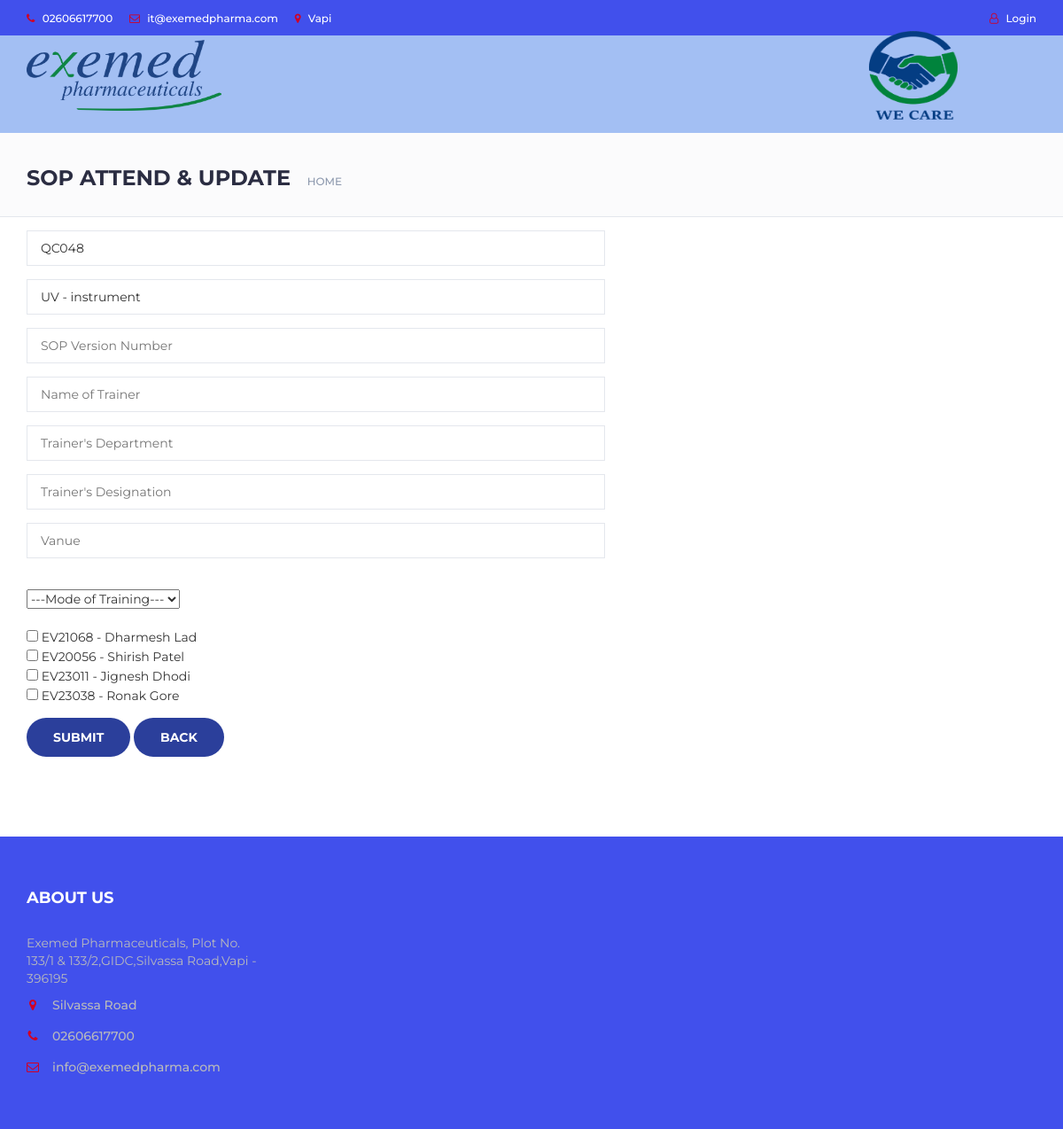
Screenshot of /trn_attend/102 with the database file from the repository.
### myapp/models.py (models this page shows, shortened)
class Trn_entry(models.Model):
    trn_created = models.ForeignKey(
        User_trn, on_delete=models.CASCADE, null=True)
    current_status = models.CharField(max_length=10, default="Entry")
    cpname = models.CharField(max_length=100)
    sop_create_time = models.DateTimeField( null=True)
    dpname = models.CharField(max_length=100)
    emp_name = models.CharField(max_length=100, null=True)
    emp_name_assign = models.CharField(max_length=100, null=True)
    sch_date = models.CharField(max_length=100, null=True)
    trn_asgn_status = models.BooleanField(default=False)
    sop_assign_time = models.DateTimeField( null=True)
    sop_ver = models.CharField(max_length=100, null=True)
    trnr_name = models.CharField(max_length=100, null=True)
    trnr_dept = models.CharField(max_length=100, null=True)
    trnr_desn = models.CharField(max_length=100, null=True)
    vanue = models.CharField(max_length=100, null=True)
    mode_trn = models.CharField(max_length=100, null=True)
    trn_attend_status = models.BooleanField(default=False)
    trn_attend_time = models.DateTimeField( null=True)
    reason = models.CharField(max_length=100, null=True)
    trn_edit_status = models.BooleanField(default=False)
    trn_edit_time = models.DateTimeField( null=True)
    trn_start_time = models.DateTimeField( null=True)
    trn_start_status = models.BooleanField(default=False)
    trn_end_time = models.DateTimeField( null=True)
    trn_end_status = models.BooleanField(default=False)
    viva_voice = models.CharField(max_length=100, null=True)
    written_test = models.CharField(max_length=100, null=True)
    trn_evalu_status = models.BooleanField(default=False)
    trn_evalu_time = models.DateTimeField( null=True)
    trn_one_status = models.BooleanField(default=False)
    trn_exit_time = models.DateTimeField( null=True)
    operator = models.ForeignKey(
        User_trn, related_name='operator', null=True, on_delete=models.CASCADE)
    manager = models.ForeignKey(
        User_trn, related_name='manager', null=True, on_delete=models.CASCADE)
    trn_approve_time = models.DateTimeField( null=True)
    verifier = models.ForeignKey(
        User_trn, related_name='verifier', null=True, on_delete=models.CASCADE)
    verify_status = models.BooleanField(default=False)
    rgp_verify_time = models.DateTimeField(null=True)
    approver = models.ForeignKey(
        User_trn, related_name='approver', null=True, on_delete=models.CASCADE)
    approve_status = models.BooleanField(default=False)

class User_trn(models.Model):
    fname = models.CharField(max_length=100)
    lname = models.CharField(max_length=100)
    email = models.CharField(max_length=100)
    password = models.CharField(max_length=100)
    usertype = models.CharField(max_length=100, choices=user_type)
    department=models.CharField(max_length=100,choices=dept,null=True)

### myapp/views.py (the view)
# urls.py: path('trn_attend/<int:pk>', views.trn_attend, name='trn_attend'),
def trn_attend(request , pk):
    if request.method == "POST":
        trn_entrys = Trn_entry.objects.get(id=pk)
        user = User_trn.objects.get(email=request.session['email'])
        trn_entrys.trn_sender = user
        trn_entrys.sop_ver = request.POST['sver']
        MY_EMP=request.POST.getlist('emp_name[]')
        trn_entrys.trnr_name = request.POST['trn_nm']
        trn_entrys.trnr_dept = request.POST['trn_dp']
        trn_entrys.trnr_desn = request.POST['trn_dgn']
        trn_entrys.vanue = request.POST['vnu']
        trn_entrys.mode_trn = request.POST['mode_trn']
        trn_entrys.emp_name_assign = ','.join(MY_EMP)
        trn_entrys.trn_attend_status = True
        trn_entrys.trn_attend_time = timezone.now()
        trn_entrys.save()
        msg = "Training updated successfully"
        return render(request, 'trn_view01.html', {'trn_entrys': trn_entrys, 'msg': msg})
    else:
        trn_entrys = Trn_entry.objects.get(id=pk)
        email_list=trn_entrys.emp_name.split(",")
        user_data=User_trn.objects.filter(email__in=email_list)
        return render(request, 'trn_view01.html', {'trn_entrys': trn_entrys,'user_data':user_data})

### myapp/templates/trn_view01.html (shortened to what this page needs)
{% extends 'header.html' %}
{% load static %}
{% block content %}
<!DOCTYPE html>
<html lang="en">
<div id="breadcrumb" class="section">
	<div class="container">
		<div class="row">
			<div class="col-md-12">
				<h3 class="breadcrumb-header">SOP Attend & Update</h3>
				<ul class="breadcrumb-tree">
					<li><a href="{% url 'back' %}">Home</a></li>
				</ul>
			</div>
		</div>
	</div>
</div>
<div class="section">
	<div class="container">
		<div class="row">
			<div class="col-md-7">
				<div class="billing-details">
					<div class="top_set">
						<form name="#" method="post" action="{% url 'trn_attend' trn_entrys.id %}"
							enctype="multipart/form-data">
							<div class="form-group">
								<input class="input" type="text" name="cpname" id="val_fname"
									value="{{trn_entrys.cpname}}" placeholder="SOP Name" required disabled>
							</div>
							<div class="form-group">
								<input class="input" type="text" name="dpname" id="val_surname"
									value="{{trn_entrys.dpname}}" placeholder="SOP Number" required disabled>
							</div>
							<div class="form-group">
								<input class="input" type="text" name="sver" id="val_surname"
									placeholder="SOP Version Number" required>
							</div>
							<div class="form-group">
								<input class="input" type="text" name="trn_nm" id="val_surname"
									placeholder="Name of Trainer" required>
							</div>
							<div class="form-group">
								<input class="input" type="text" name="trn_dp" id="val_surname"
									placeholder="Trainer's Department" required>
							</div>
							<div class="form-group">
								<input class="input" type="text" name="trn_dgn" id="val_surname"
									placeholder="Trainer's Designation" required>
							</div>
							<div class="form-group">
								<input class="input" type="text" name="vnu" id="val_surname" placeholder="Vanue"
									required>
							</div>
							<br>
							<select name="mode_trn" id="city" required>
								<option value="O" required>---Mode of Training---</option>
							</select>
							<br><br>
							<div class="form-group">
								{% for i in user_data %}
								<input type="checkbox" value="{{i.email}}" name="emp_name[]" multiple> {{i.email}} -
								{{i.fname}}
								{{i.lname}} <br>
								{% endfor %}
							</div>
							<button type="submit" class="primary-btn order-submit">Submit </button>
							<a onclick=" window.history.back()"><button type="button"
									class="primary-btn order-submit">Back</button></a><br><br>
					</div>
				</div>
			</div>
		</div>
	</div>
</div>
</body>
</html>
{% endblock %}

### myapp/static/css/style.css (style rules this page uses)
body { font-family: 'Montserrat', sans-serif; font-weight: 400; color: #333; }
h1, h2, h3, h4, h5, h6 { color: #2B2D42; font-weight: 700; margin: 0 0 10px; margin-top: 34px }
.top_set { margin-top: -75px; }
.section { padding-top: 30px; padding-bottom: 30px; }
a { color: #2B2D42; font-weight: 500; -webkit-transition: 0.2s color; transition: 0.2s color; }
ul, ol { margin: 0; padding: 0; list-style: none }
.primary-btn { display: inline-block; padding: 12px 30px; background-color: #2b3f9b; border: none; border-radius: 40px; color: #ffffff; text-transform: uppercase; font-weight: 700; text-align: center; -webkit-transition: 0.2s all; transition: 0.2s all; }
.input { height: 40px; padding: 0px 15px; border: 1px solid #E4E7ED; background-color: #FFF; width: 100%; }
#breadcrumb { padding: 30px 0px; background: #FBFBFC; border-bottom: 1px solid #E4E7ED; margin-bottom: 30px; margin-top: 85px; }
#breadcrumb .breadcrumb-header { display: inline-block; margin-top: 68px; margin-bottom: 0px; margin-right: 15px; text-transform: uppercase; }
#breadcrumb .breadcrumb-tree { display: inline-block; }
#breadcrumb .breadcrumb-tree li { display: inline-block; font-size: 12px; font-weight: 500; text-transform: uppercase; }
#breadcrumb .breadcrumb-tree li a { color: #8D99AE; }
.billing-details { margin-bottom: 30px; }

### rows the page displays
Trn_entry: cpname "QC048", dpname "UV - instrument"
User_trn: email "EV21068", fname "Dharmesh", lname "Lad"
User_trn: email "EV20056", fname "Shirish", lname "Patel"
User_trn: email "EV23011", fname "Jignesh", lname "Dhodi"
User_trn: email "EV23038", fname "Ronak", lname "Gore"
